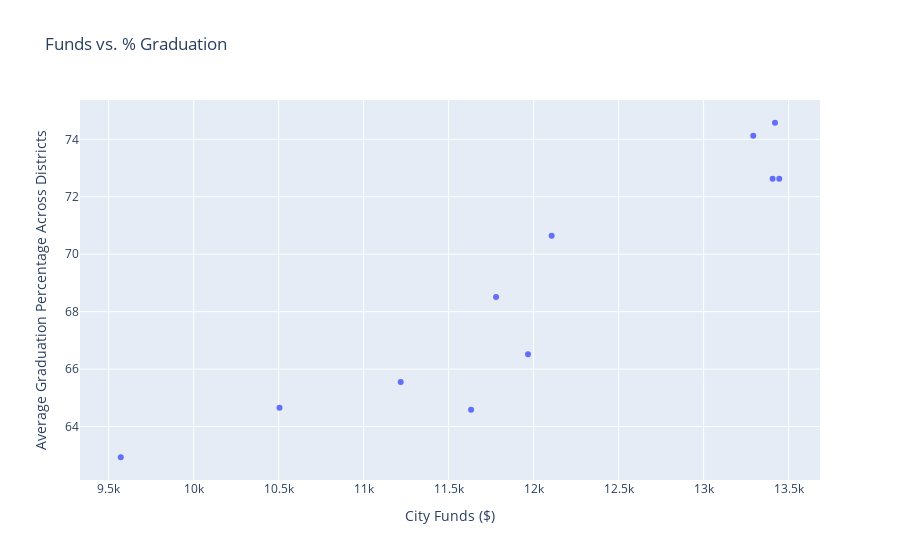

Notebook cell for this chart:
### Markdown cell above
Finally we can graph the 2 variables in the dataframe.
I first tried a scatter plot as seen below.

### Code cell
import plotly.express as px

fig = px.scatter(
    merged_data,
    x='City Funds',
    y='Average % Grads',
    title='Funds vs. % Graduation',
    labels={'City Funds': 'City Funds ($)', 'Average % Grads': 'Average Graduation Percentage Across Districts'}
)

fig.show()

### Figure 1 — Plotly figure (JSON) as saved in the notebook; plotly's stock layout.template omitted (floating-point values rounded to 4 significant figures)
{"data": [{"hovertemplate": "City Funds ($)=%{x}<br>Average Graduation Percentage Across Districts=%{y}<extra></extra>", "legendgroup": "", "marker": {"color": "#636efa", "symbol": "circle"}, "mode": "markers", "name": "", "orientation": "v", "showlegend": false, "type": "scatter", "x": [9571, 10505, 11218, 11632, 11967, 11779, 12106, 13406, 13292, 13420, 13445], "xaxis": "x", "y": [62.93, 64.65, 65.55, 64.58, 66.52, 68.51, 70.65, 72.63, 74.12, 74.58, 72.63], "yaxis": "y"}], "layout": {"autosize": true, "legend": {"tracegroupgap": 0}, "title": {"text": "Funds vs. % Graduation"}, "xaxis": {"anchor": "y", "autorange": true, "domain": [0, 1], "range": [9337.0, 13680.0], "title": {"text": "City Funds ($)"}, "type": "linear"}, "yaxis": {"anchor": "x", "autorange": true, "domain": [0, 1], "range": [61.97, 75.54], "title": {"text": "Average Graduation Percentage Across Districts"}, "type": "linear"}}}
